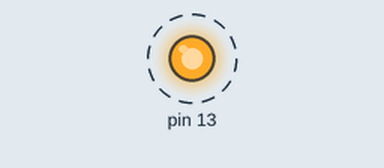
Simulated run of this sketch. Board: Arduino Uno, built with avr-gcc and run on an emulated ATmega328P. On the bench: output pins drawn as LEDs (lit = HIGH). Dashed ring = blinking.

Above: at 0.03 s.
Timing chart, 0 to 3.0 s (numbered marks = the images above):
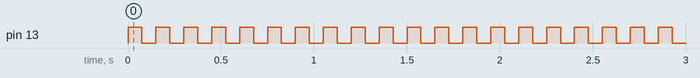

Measured:
- by itself, pin 13: alternates HIGH for 0.08 s and LOW for 0.08 s

The sketch:

BLINK_LED_ON_BOARD.ino
```cpp
void setup() {
  // put your setup code here, to run once:
pinMode(13, OUTPUT);
}

void loop() {
  // put your main code here, to run repeatedly:
digitalWrite(13, HIGH);
delay(75);
digitalWrite(13, LOW);
delay(75);
}
```
